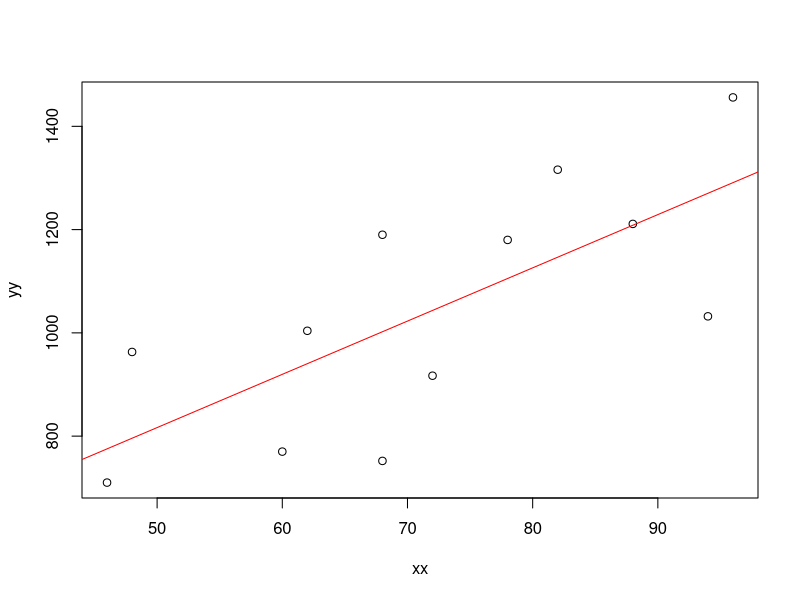

R code for this plot:
# Linear_Reg_1.R
# linear reg (example from lecture)
xx <- c(68,88,62,72,60,96,78,46,82,94,68,48)
yy <- c(1190,1211,1004,917,770,1456,1180,710,1316,1032,752,963)
(a <- data.frame(x=xx,y=yy))
plot(xx,yy)
?lm
aa <- lm(y~x, data = a)
aa
summary(aa)
abline(aa, col='red')
# y_hat = 300.98 + 10.31x
anova(aa)
qf(0.95,1,10)
aaa <- aov(aa)
summary(aaa)

# predict
predict(aa, data.frame(x=(70)))
aa$coefficients
aa$coefficients[1]+aa$coefficients[2]*70

